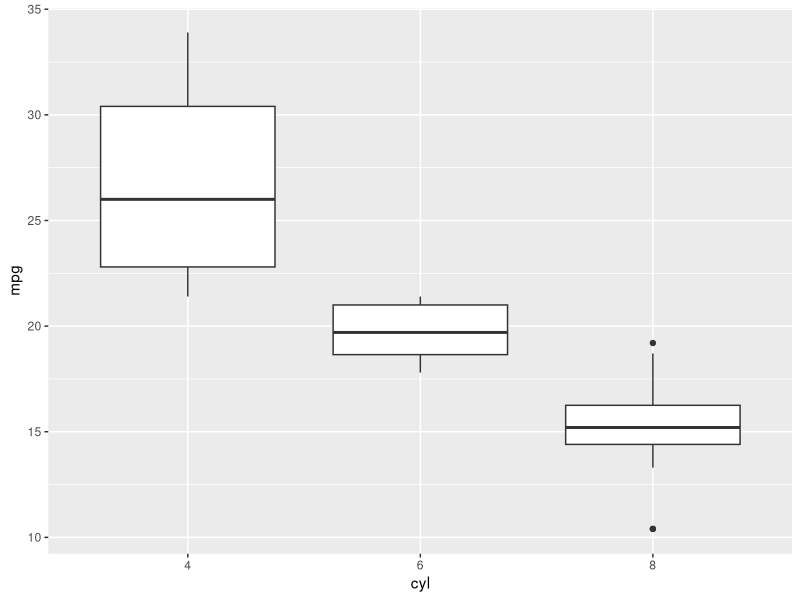

R code for this plot:
#' ---
#' title: test
#' output: 
#'   md_document:
#'         toc: true
#'         number_sections: true
#' ---

#' ## 1. Outline analysis 1
#' This document contains examples on how to set up an R script and use `knitr::spin()` to convert it into an Rmd file. <br/>
#' Note that if you go down this path, you'd need to use a slightly different syntax in your R scripts. Check [here](https://bookdown.org/yihui/rmarkdown-cookbook/spin.html) and [here](https://rpubs.com/alobo/spintutorial) for an overview of the commands. <br/>
#' I intended to create this template in order to speed up report generation and code development at the same time 
#' without the need of having to manually copy your R scripts into an Rmd file at the end.
#' In this way, and by using the set of executable commands (see repo README) you should be able to automatically convert everything all at once <br/>


#+ setup, include=F
knitr::opts_chunk$set(
    eval = TRUE, echo = TRUE, include=TRUE,
    fig.width = 5, fig.height = 5, dev='png',
    # fig.path= path/to/folder/with/all/figs,
    warning=TRUE, error=TRUE
)

#' ### First chunk: show some data
#+ chunk1
library(data.table)
library(ggplot2)
head(mtcars)

#' ### Second chunk: plot data

#+ chunk2
ggplot(mtcars,aes(x=as.factor(cyl),y=mpg))+ 
    geom_boxplot() + 
    xlab('cyl') + 
    ylab('mpg')



















